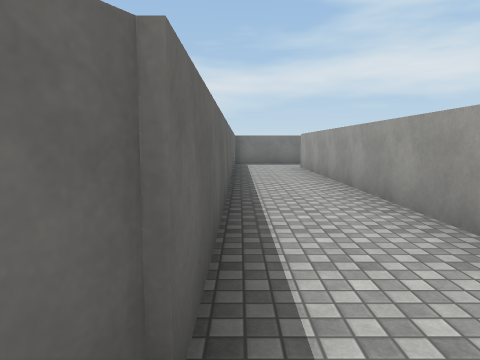
View 1 (above)

21 first-person views from a walk through a 3-D level made in the Unity game engine. The camera is 1.4 m above the floor, tilts 6° down and sees 70° across. The floor is counted in squares, 2 m on a side. Each view is taken from the middle of a square. On the plan, view 1 faces up. The plan holds only what a view shows up to about 11 squares ahead; the rest is blank. The place goes on beyond the plan. The player is left out. Surface patterns are stand-ins for the level's own textures.

View 2
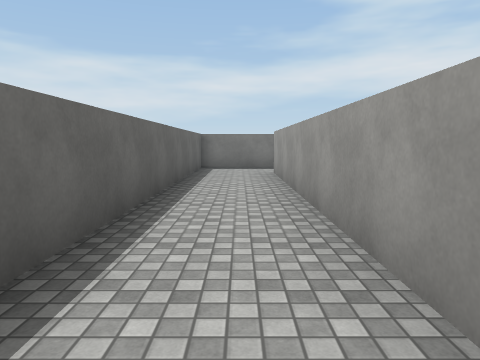

View 3
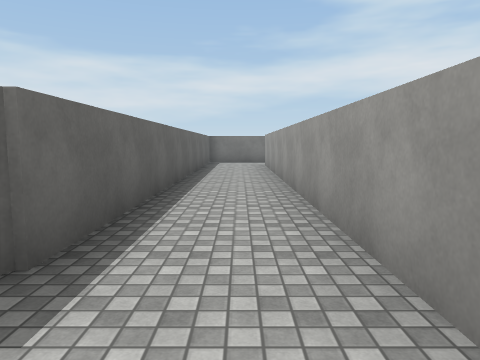

View 4
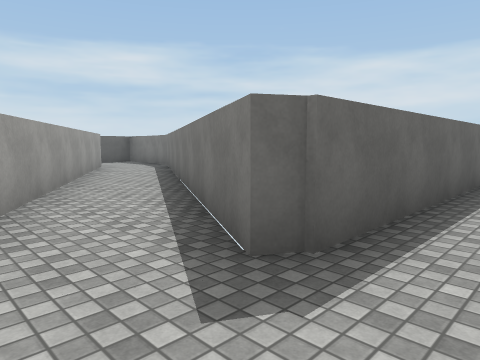

View 5
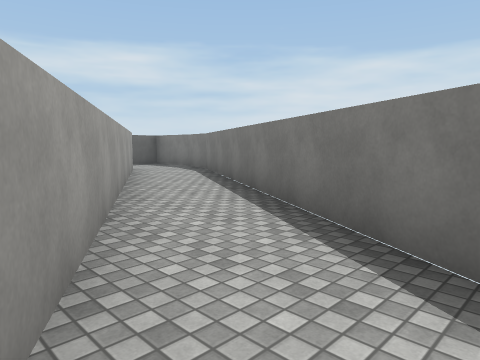

View 6
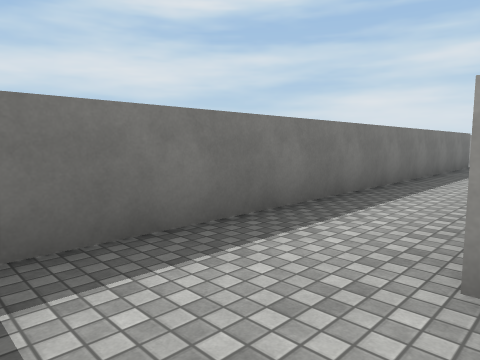

View 7
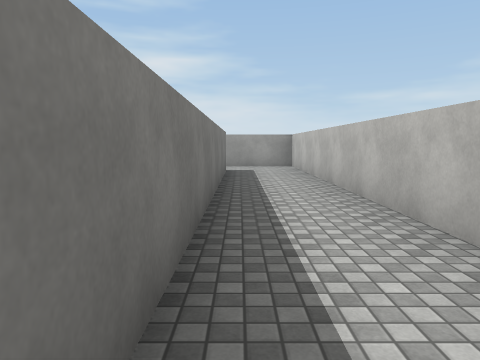

View 8
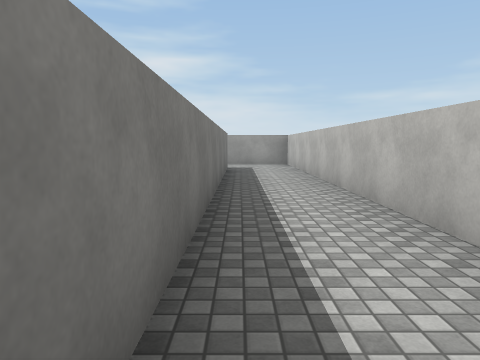

View 9
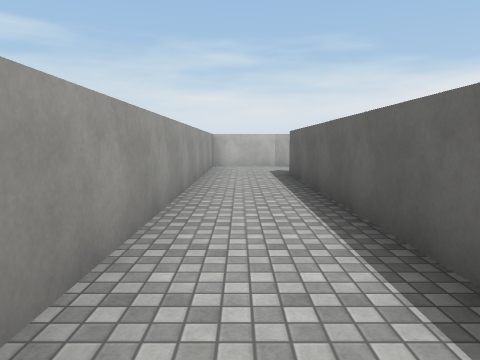

View 10
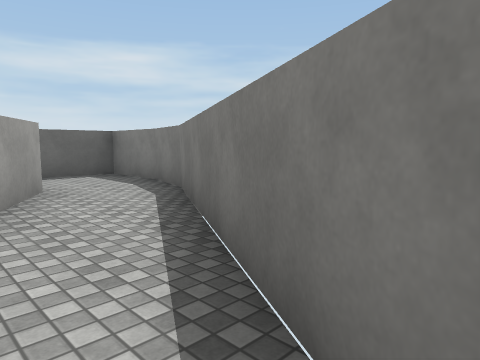

View 11
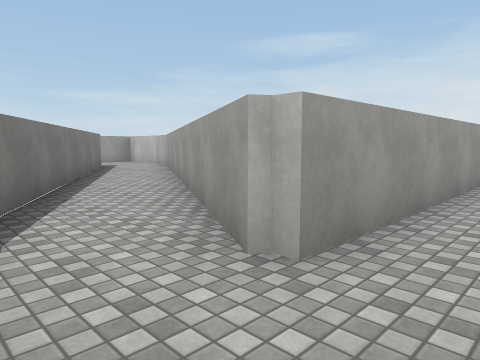

View 12
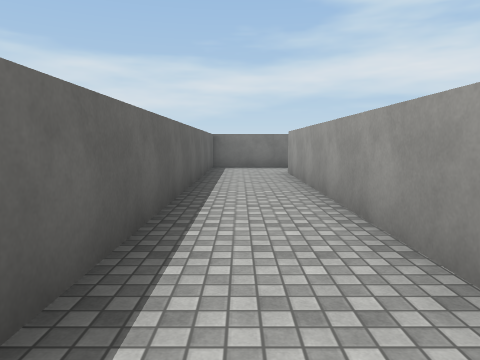

View 13
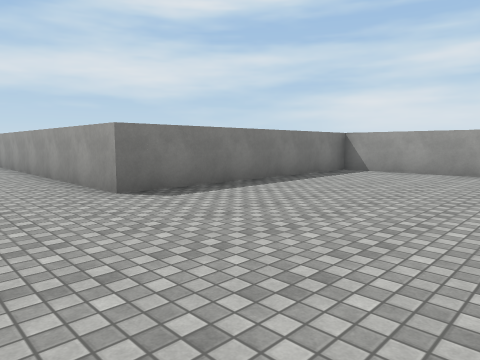

View 14
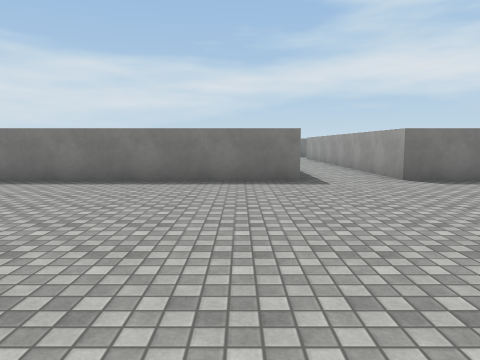

View 15
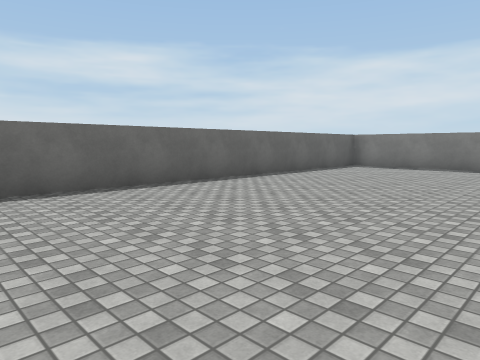

View 16
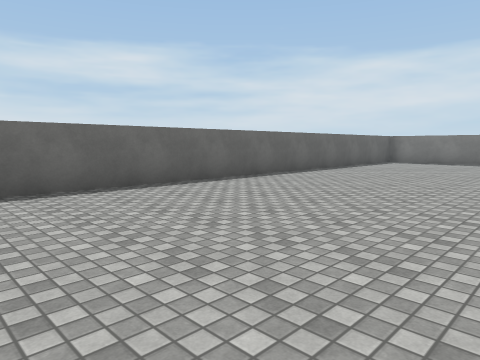

View 17
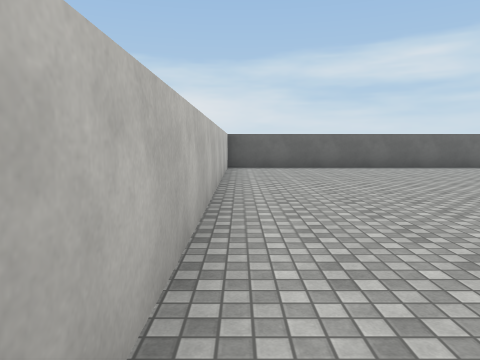

View 18
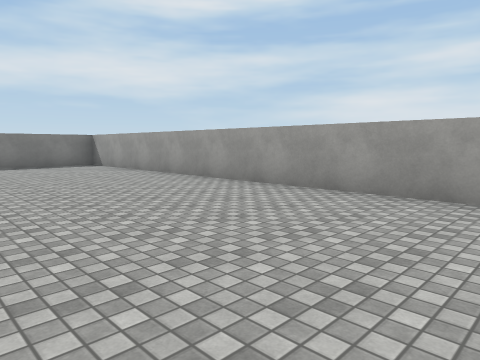

View 19
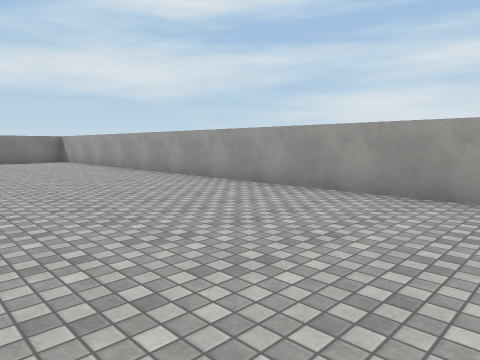

View 20
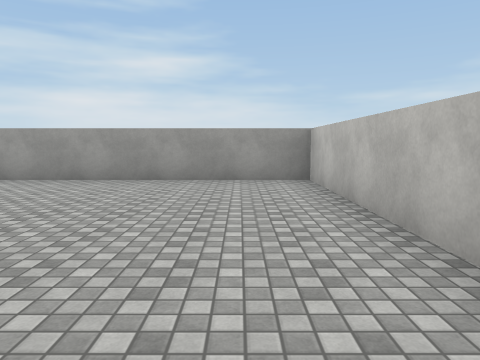

View 21
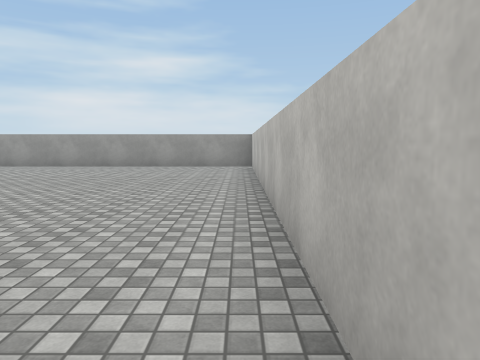

### Floor plan
Points are (right, up) in squares from view 1. A wall is a line through its corners. A room is listed if a view was taken in it or the views show most of it. See-through windows are left out.
Room 1 (views 1, 2, 3, 4, 5, 6, 7, 8, 9)
walls: (4.2, 10.4) (13.8, 10.4) (13.8, 12.5); (11.9, 12.4) (-0.2, 12.4) (-0.2, 1) (-0.4, 0.5); (-0.1, -1.6) (1.8, -1.6) (1.8, 10.4); (-0.6, -1.5) (0, -1.7)
ways out: opening at (-1, 0) to room 4
Room 2 (view 10)
walls: (-7, 2) (-3.8, 0.2); (-3, 2) (-6.1, 3.8)
ways out: opening at (-3, 1) to room 4; opening at (-6, 3) to room 5
Room 3 (views 11, 12, 13, 14, 15, 16, 17, 18, 19, 20, 21)
walls: (-11.8, -6.4) (-18, -6.4); (-18.3, -6.6) (-18.3, -21.4); (-18, -21.4) (-3.3, -21.4) (-3.3, -6.4) (-9.8, -6.4) (-9.8, 3.4); (-8.6, 5.3) (-10.1, 5.6); (-9.9, 5.6) (-11.8, 5.6) (-11.8, -3.9)
ways out: opening at (-9, 4) to room 5
Room 4 (no view inside)
walls: (-3.8, 0.2) (-1.5, -1.2); (-0.4, 0.5) (-3, 2)
ways out: opening at (-1, 0) to room 1; opening at (-3, 1) to room 2
Room 5 (no view inside)
walls: (-9.6, 3.5) (-7, 2); (-6.1, 3.8) (-8.7, 5.3)
ways out: opening at (-6, 3) to room 2; opening at (-9, 4) to room 3

Where each view was taken, in squares from view 1:
view 1: 0 up, 0 right, facing up
view 2: 2 up, 1 right, facing up
view 3: 1 down, 1 right, facing up
view 4: 1 down, 1 right, facing up-left
view 5: 1 down, 1 left, facing up-left
view 6: 10 up, 0 right, facing up-right
view 7: 12 up, 3 right, facing right
view 8: 12 up, 2 right, facing right
view 9: 9 up, 1 right, facing down
view 10: 2 up, 4 left, facing up-left
view 11: 5 up, 11 left, facing down-right
view 12: 5 down, 11 left, facing up
view 13: 11 down, 12 left, facing up-right
view 14: 13 down, 13 left, facing up
view 15: 17 down, 13 left, facing up-left
view 16: 20 down, 13 left, facing up-left
view 17: 21 down, 8 left, facing left
view 18: 18 down, 8 left, facing up-right
view 19: 21 down, 8 left, facing up-right
view 20: 20 down, 10 left, facing right
view 21: 21 down, 14 left, facing right
